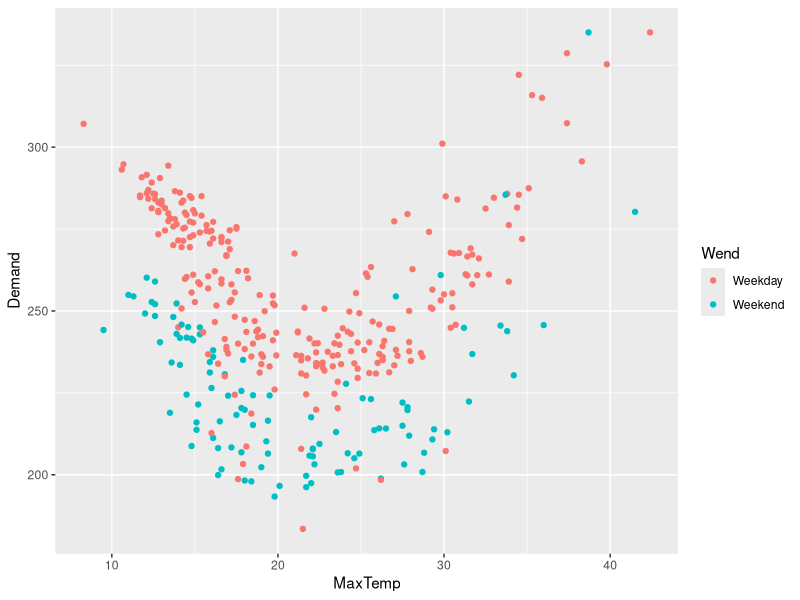
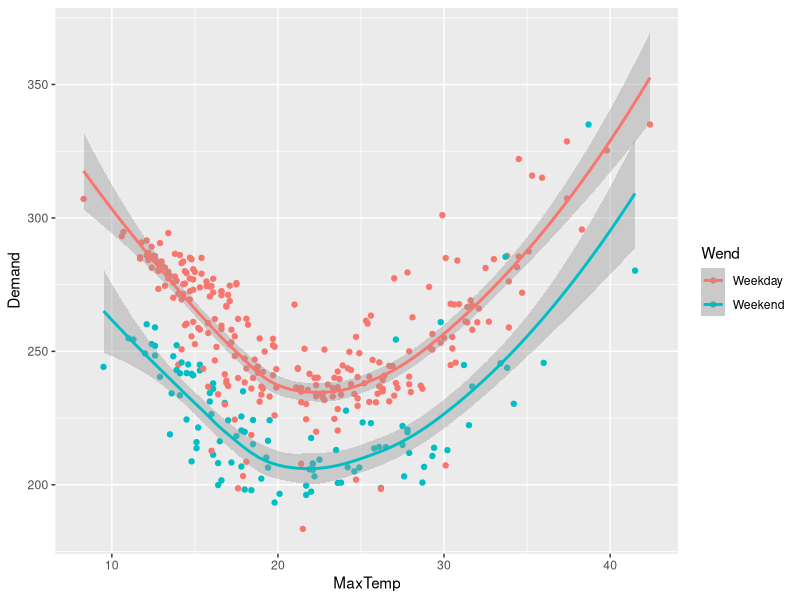
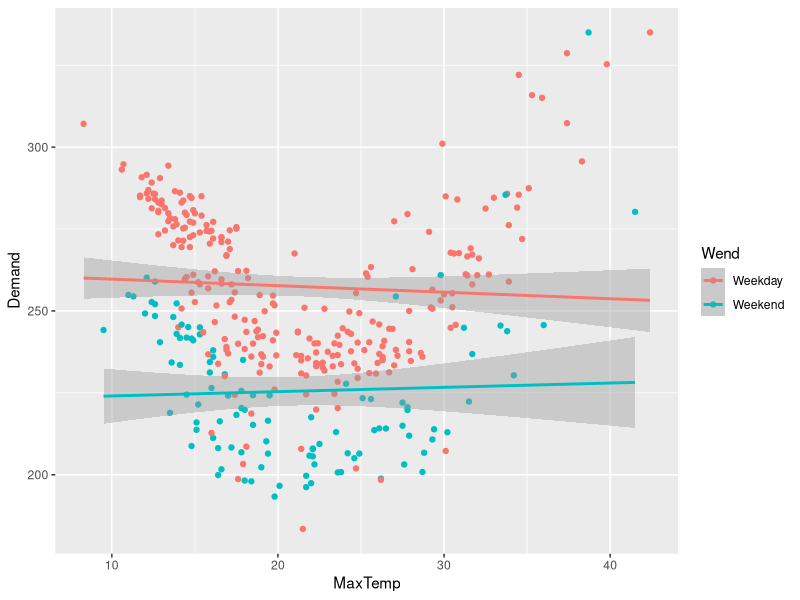

Recreate these plots in R, in order. (Note: this script raises an error after producing the figures.)
## ---- chunk 1
#rmarkdown::render('Additional.Rmd',output_file='Additional.pdf')
#rmarkdown::render('Additional.Rmd',output_file='AdditionalSols.pdf')
sols<-TRUE
title<-ifelse(sols, 'DataVizA Tutorial: Additional Issues: Solutions','DataVizA Tutorial: Additional Issues')
## ---- chunk 2
knitr::opts_chunk$set(echo = TRUE)
require(kableExtra)
require(tibble)
## ---- chunk 3
library(tidyverse)
elec<-read_csv('electricity.csv')

ggplot(elec,aes(x=MaxTemp,y=Demand,col=Wend))+geom_point()

## ---- chunk 4

ggplot(elec,aes(x=MaxTemp,y=Demand,col=Wend))+
  geom_point()+geom_smooth()

## ---- chunk 5

ggplot(elec,aes(x=MaxTemp,y=Demand,col=Wend))+
  geom_point()+geom_smooth(method = 'lm')

## ---- chunk 6

#Revision from last week

#Import data
SwissWide<-read_csv('SwissExportsFull.csv')%>%
  rename(`NA`=X154)

#Convert to long form
SwissLong<-pivot_longer(data = SwissWide,
                        cols = c(-Date, -Year), #Do not use these variables 
                        names_to = 'Country', #Column names become variable
                        values_to = 'Exports') #All numbers are exports
                          

#Create yearly aggregate
SwissLong%>% #This is much easier with long data
  select(-Date)%>% #Eventually cannot aggregate dates
  group_by(Year,Country)%>%
  summarise(YearlyExports=sum(Exports))->SwissYearly

#Select Germany and US 
SwissYearly%>%
  filter(Country %in% c('DE','US'))%>%
  pivot_wider(id_cols = Year,
              names_from = Country, 
              values_from = YearlyExports)->Exports_DE_US

#Finally make plot

ggplot(Exports_DE_US,aes(x=DE,y=US,col=Year))+
  geom_path()+scale_color_viridis_c()

## ---- chunk 7

ggplot(Exports_DE_US,aes(x=DE,y=US,col=Year,label=Year))+
  geom_path()+geom_text(size=3)+scale_color_viridis_c()
